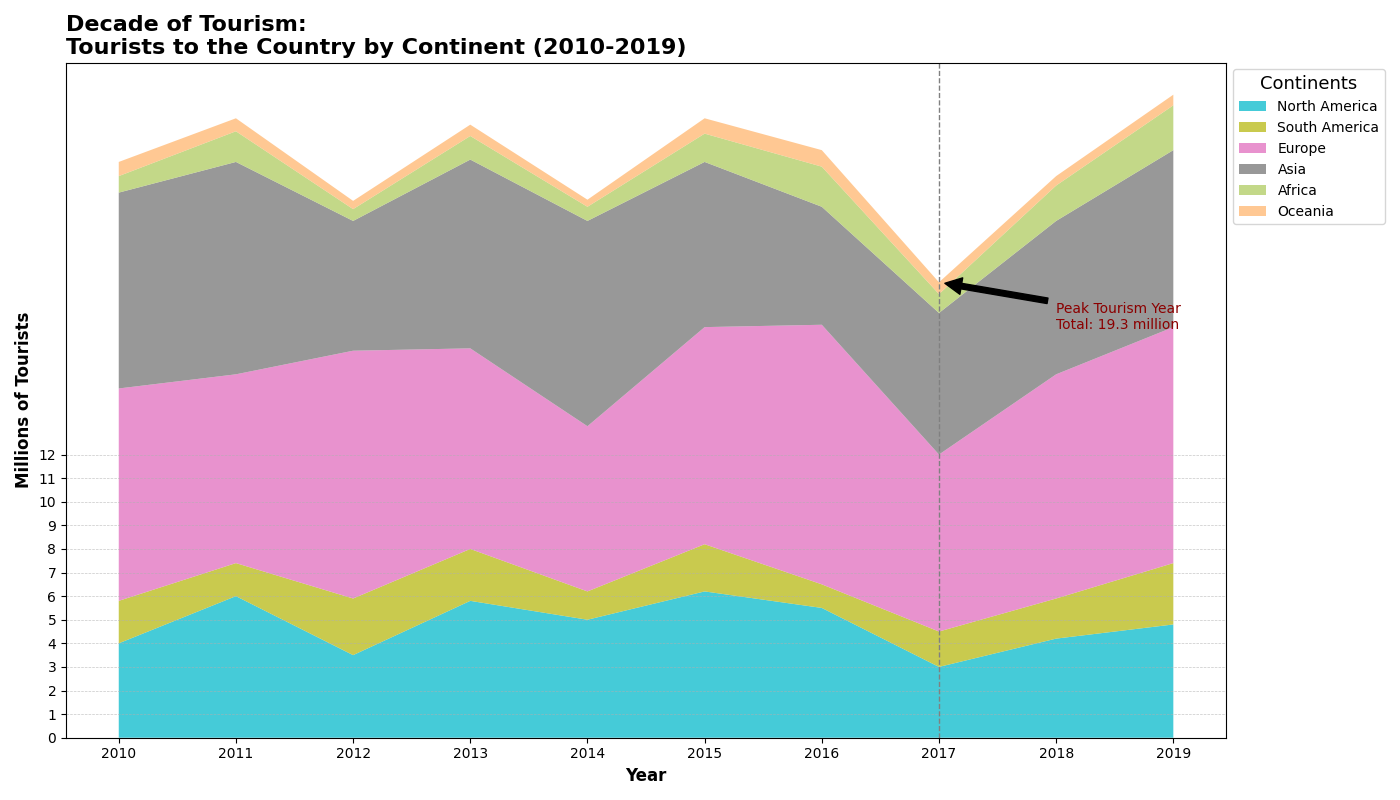

Source code (Python):
import matplotlib.pyplot as plt
import numpy as np

years = np.arange(2010, 2020)
north_america = np.array([4, 6, 3.5, 5.8, 5, 6.2, 5.5, 3, 4.2, 4.8])
south_america = np.array([1.8, 1.4, 2.4, 2.2, 1.2, 2, 1, 1.5, 1.7, 2.6])
europe = np.array([9, 8, 10.5, 8.5, 7, 9.2, 11, 7.5, 9.5, 10])
asia = np.array([8.3, 9, 5.5, 8, 8.7, 7, 5, 6, 6.5, 7.5])
africa = np.array([0.7, 1.3, 0.5, 1, 0.6, 1.2, 1.7, 0.8, 1.5, 1.9])
oceania = np.array([0.6, 0.55, 0.35, 0.48, 0.3, 0.65, 0.7, 0.5, 0.4, 0.45])

tourism_data = np.vstack([north_america, south_america, europe, asia, africa, oceania])

fig, ax = plt.subplots(figsize=(14, 8))

new_colors = ['#17becf', '#bcbd22', '#e377c2', '#7f7f7f', '#b5cf6b', '#ffbb78']

ax.stackplot(years, tourism_data, labels=['North America', 'South America', 'Europe', 'Asia', 'Africa', 'Oceania'], colors=new_colors, alpha=0.8)

ax.set_title("Decade of Tourism: \nTourists to the Country by Continent (2010-2019)", fontsize=16, fontweight='bold', loc='left')
ax.set_xlabel('Year', fontsize=12, weight='bold')
ax.set_ylabel('Millions of Tourists', fontsize=12, weight='bold')
ax.legend(loc='upper left', title='Continents', fontsize=10, bbox_to_anchor=(1, 1), title_fontsize='13')

ax.set_xticks(years)
ax.set_yticks(np.arange(0, 13, 1))
ax.yaxis.grid(True, linestyle='--', linewidth=0.5, alpha=0.7)

peak_year = 2017
peak_value = np.sum(tourism_data[:, years == peak_year])
ax.axvline(x=peak_year, color='grey', linestyle='--', lw=1)
ax.annotate(f'Peak Tourism Year\nTotal: {peak_value} million', xy=(peak_year, peak_value), xytext=(peak_year+1, peak_value-2), 
            arrowprops=dict(facecolor='black', shrink=0.05), fontsize=10, color='darkred')

plt.tight_layout()
plt.show()
